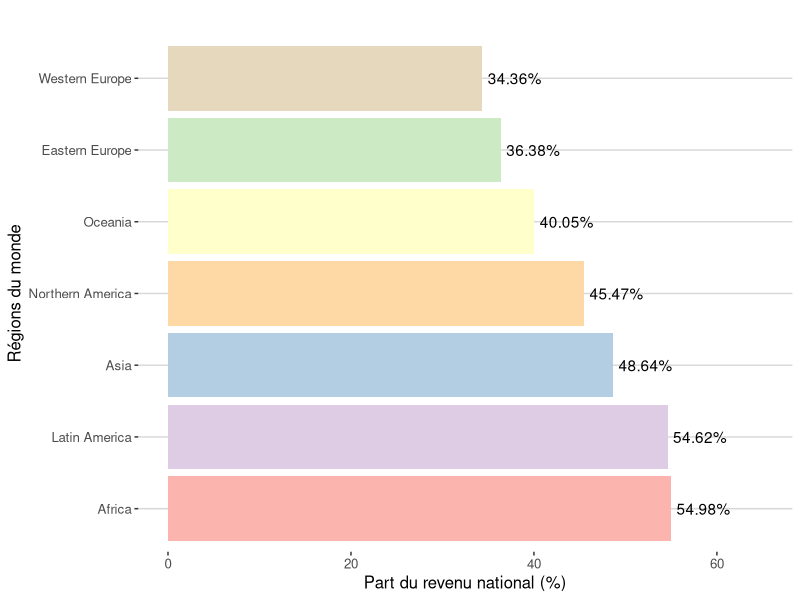
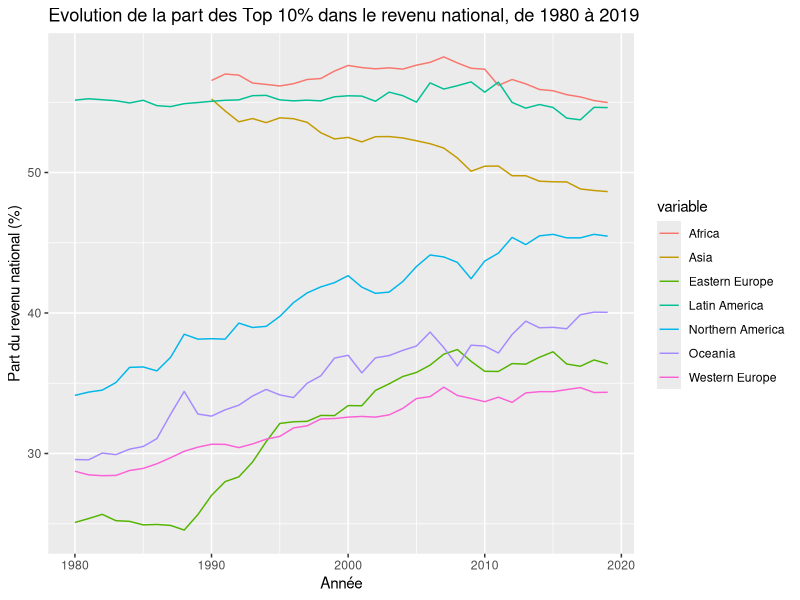
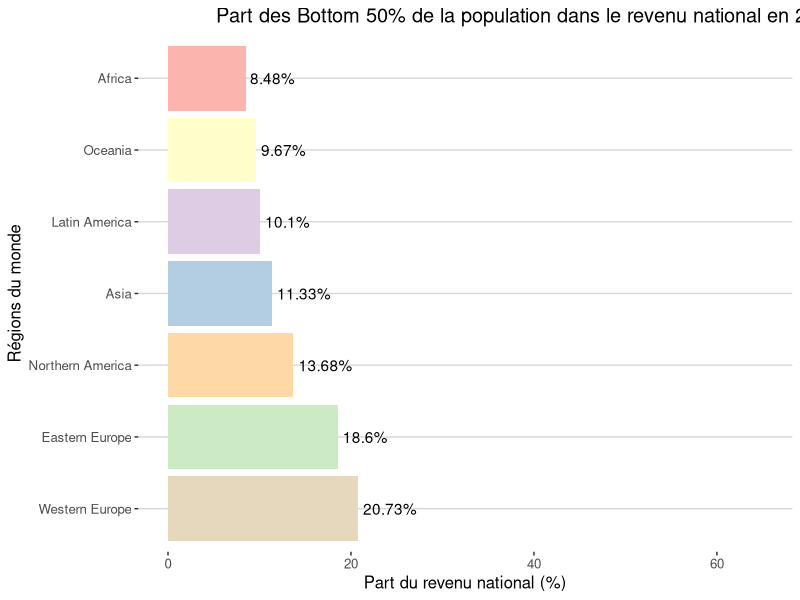
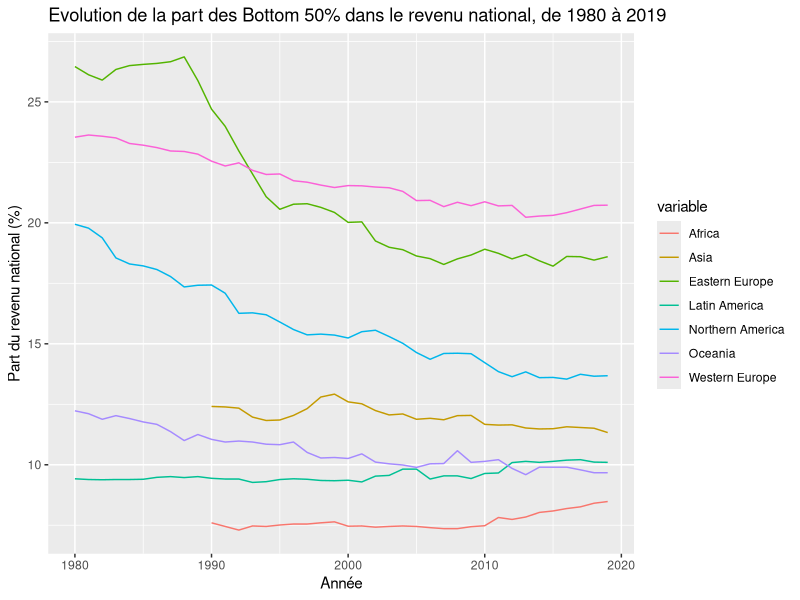
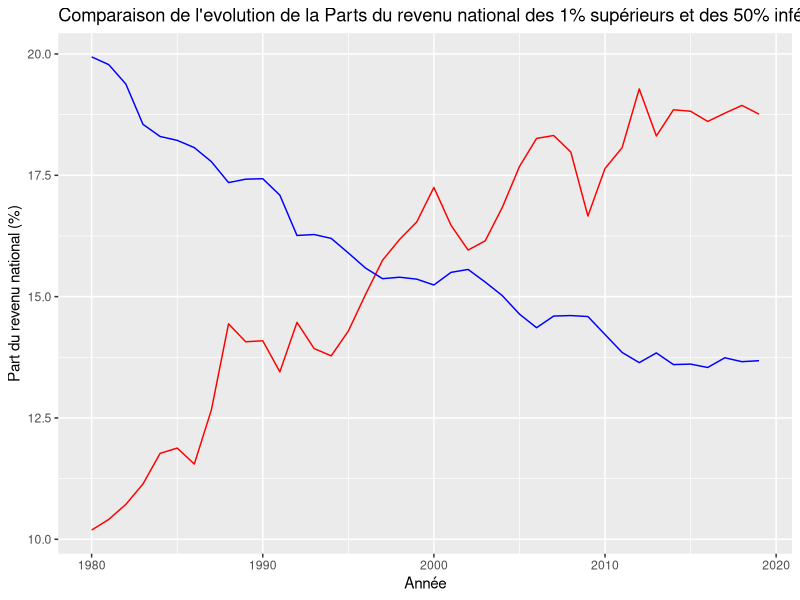
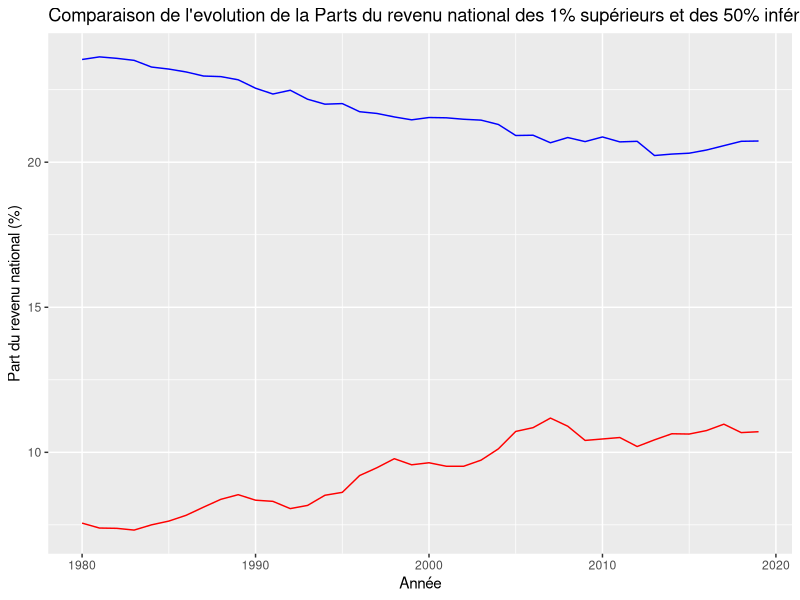

These charts were generated, in order, by the following R code:
## ---- chunk 1
knitr::opts_chunk$set(echo = TRUE)
## ---- chunk 2
library(tidyverse)
library(ggplot2)
library(dplyr)
library(reshape2)
library(ggthemes)
## ---- chunk 3
world_region_data <- read_delim("data/World_Region_Data/world_region_data.csv", 
    ";", escape_double = FALSE, trim_ws = TRUE)
## ---- chunk 4
world_region_data2 <- read_delim("data/World_Region_Data/world_region_data2.csv", 
    ";", escape_double = FALSE, trim_ws = TRUE)
## ---- chunk 5
merged <- merge(x = world_region_data, y = world_region_data2, by = "Year", all = TRUE)
dataset <- data.frame(merged)
dataset <- tibble(dataset)
## ---- chunk 6
NIdataset <- dataset %>% select("Year", ends_with("NI"))
GDPdataset <- dataset %>% select("Year", ends_with("GDP"))
PTNIB40dataset <- dataset %>% select("Year", ends_with("PTNIB40"))
PTNIB50dataset <- dataset %>% select("Year", ends_with("PTNIB50"))
PTNIT1dataset <- dataset %>% select("Year", ends_with("PTNIT1"))
PTNIT10dataset <- dataset %>% select("Year", ends_with("PTNIT10"))
PTNIM40dataset <- dataset %>% select("Year", ends_with("PTNIM40"))
## ---- chunk 7
head(PTNIB40dataset)

## ---- chunk 8
# Traitement du dataset PTNIT10 et PTNIB40
newdataset <- PTNIT10dataset %>% rename("Western Europe"=WesternEuropePTNIT10, Asia=AsiaPTNIT10, "Eastern Europe"=EasternEuropePTNIT10, "Northern America"=NorthernAmericaPTNIT10, Oceania=OceaniaPTNIT10, "Latin America"=LatinAmericaPTNIT10, Africa=AfricaPTNIT10) %>%
melt(id.vars="Year") %>%
filter(variable=="Western Europe"|variable=="Asia"|variable=="Eastern Europe"|variable=="Northern America"|variable=="Oceania"|variable=="Latin America"|variable=="Africa")%>%
mutate(value_in_percent = value*100)

newdataset2 <- PTNIB50dataset %>% rename("Western Europe"=WesternEuropePTNIB50, Asia=AsiaPTNIB50, "Eastern Europe"=EasternEuropePTNIB50, "Northern America"=NorthernAmericaPTNIB50, Oceania=OceaniaPTNIB50, "Latin America"=LatinAmericaPTNIB50, Africa=AfricaPTNIB50) %>%
melt(id.vars="Year") %>%
filter(variable=="Western Europe"|variable=="Asia"|variable=="Eastern Europe"|variable=="Northern America"|variable=="Oceania"|variable=="Latin America"|variable=="Africa") %>%
mutate(value_in_percent = value*100)


newdataset3 <- PTNIT1dataset %>% rename("Western Europe"=WesternEuropePTNIT1, Asia=AsiaPTNIT1, "Eastern Europe"=EasternEuropePTNIT1, "Northern America"=NorthernAmericaPTNIT1, Oceania=OceaniaPTNIT1, "Latin America"=LatinAmericaPTNIT1, Africa=AfricaPTNIT1) %>%
melt(id.vars="Year") %>%
filter(variable=="Western Europe"|variable=="Asia"|variable=="Eastern Europe"|variable=="Northern America"|variable=="Oceania"|variable=="Latin America"|variable=="Africa")%>%
mutate(value_in_percent = value*100)

## ---- chunk 9

# Part des Top 10% de la population dans le revenu national en 2019
newdataset %>% filter(Year == "2019") %>%
ggplot(aes(x= reorder(variable, -value), y=value_in_percent, fill=variable)) + geom_bar(stat="identity") + ylim(0,65) + geom_text(aes(label=paste0(value_in_percent, "%"), hjust=-0.1))+ labs(title="Part des Top 10% de la population dans le revenu national en 2019", x="Régions du monde", y = "Part du revenu national (%)") + scale_fill_brewer(palette = "Pastel1") + coord_flip() +  theme_hc()+ scale_colour_hc() + theme(legend.position = "none", plot.title = element_text(size = rel(1.2), hjust = 12))

## ---- chunk 10
#Evolution de la part des Top 10% dans le revenu national, de 1980 à 2019
newdataset %>% ggplot(aes(x=Year, y=value_in_percent, group = variable, color = variable))+geom_line() + labs(title="Evolution de la part des Top 10% dans le revenu national, de 1980 à 2019", x="Année", y = "Part du revenu national (%)")

## ---- chunk 11

# Part des Bottom 50% de la population dans le revenu national en 2019
newdataset2 %>% filter(Year == "2019") %>%
ggplot(aes(x= reorder(variable, -value), y=value_in_percent, fill=variable)) + geom_bar(stat="identity") + ylim(0,65) + geom_text(aes(label=paste0(value_in_percent, "%"), hjust=-0.1))+ labs(title="Part des Bottom 50% de la population dans le revenu national en 2019", x="Régions du monde", y = "Part du revenu national (%)") + scale_fill_brewer(palette = "Pastel1") + coord_flip()  +  theme_hc()+ scale_colour_hc() + theme(legend.position = "none", plot.title = element_text(size = rel(1.2), hjust = 2.5))

## ---- chunk 12
#Evolution de la part des Bottom 50% dans le revenu national, de 1980 à 2019
newdataset2 %>% ggplot(aes(x=Year, y=value_in_percent, group = variable, color = variable))+geom_line() + labs(title="Evolution de la part des Bottom 50% dans le revenu national, de 1980 à 2019", x="Année", y = "Part du revenu national (%)")

## ---- chunk 13
#Comparaison de l'evolution de la Parts du revenu national des 1% supérieurs et des 50% inférieurs en Amérique du Nord, de 1980 à 2019
dataset %>% select("Year", "NorthernAmericaPTNIT1", "NorthernAmericaPTNIB50") %>% mutate(Top1=NorthernAmericaPTNIT1*100) %>% mutate(Bottom50=NorthernAmericaPTNIB50*100) %>%
ggplot(aes(x=Year))+geom_line(aes(y=Top1), color="red") +geom_line(aes(y=Bottom50), color="blue") + labs(title="Comparaison de l'evolution de la Parts du revenu national des 1% supérieurs et des 50% inférieurs en Amérique du Nord, de 1980 à 2019", x="Année", y = "Part du revenu national (%)")

## ---- chunk 14
#Comparaison de l'evolution de la Parts du revenu national des 1% supérieurs et des 50% inférieurs en Europe de l'Ouest, de 1980 à 2019
dataset %>% select("Year", "WesternEuropePTNIT1", "WesternEuropePTNIB50") %>% mutate(Top1=WesternEuropePTNIT1*100) %>% mutate(Bottom50=WesternEuropePTNIB50*100) %>%
ggplot(aes(x=Year))+geom_line(aes(y=Top1), color="red") +geom_line(aes(y=Bottom50), color="blue") + labs(title="Comparaison de l'evolution de la Parts du revenu national des 1% supérieurs et des 50% inférieurs en Europe de l'Ouest, de 1980 à 2019", x="Année", y = "Part du revenu national (%)")

